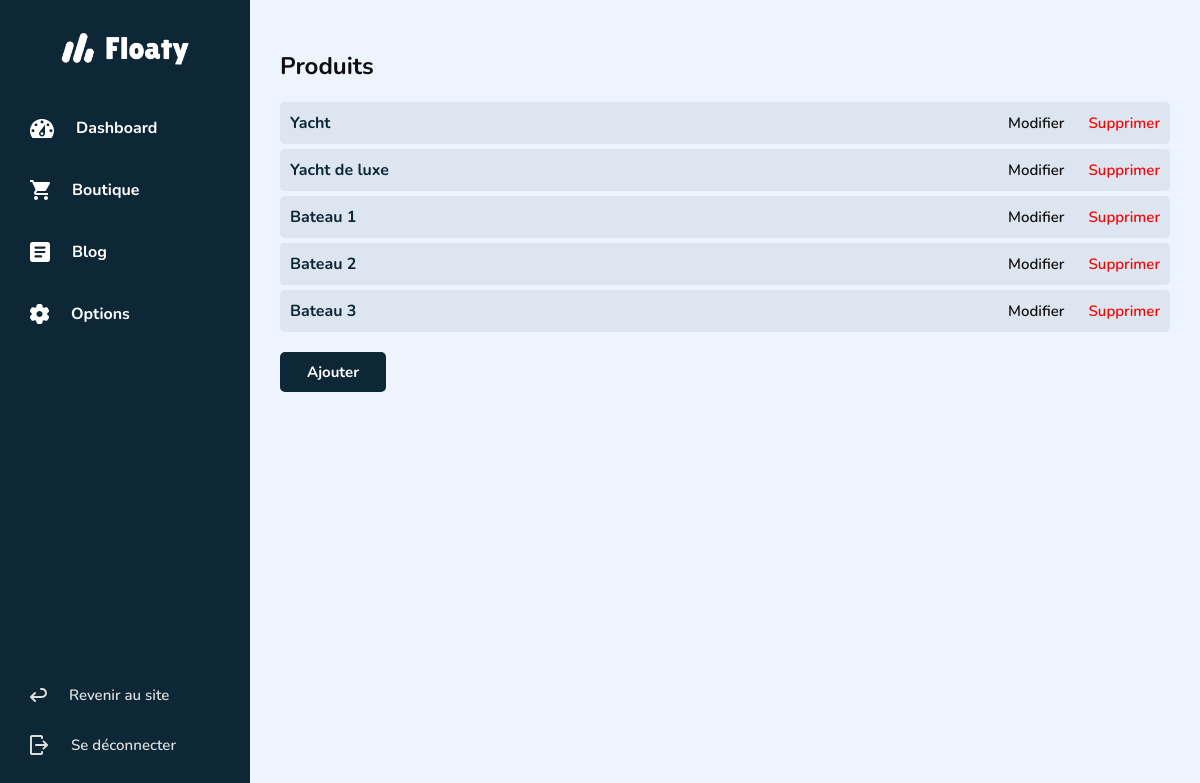
/admin/shop (signed in), run on the app's committed database.
### tables this page shows
CREATE TABLE `products` (
  `id` int(11) NOT NULL,
  `title` varchar(255) NOT NULL,
  `content` longtext NOT NULL,
  `slug` varchar(255) NOT NULL,
  `image` varchar(255) NOT NULL,
  `date` datetime NOT NULL,
  `price` varchar(11) NOT NULL
);

### Controllers/Admin/AdminShopController.class.php (called while the page is built, shortened)
<?php
class AdminShopController extends AdminController {
    private $adminShopModel;
    public function __construct() {
        $this->adminShopModel = new AdminShopModel();
    }
    public function getAdminShop() {
        $datas = $this->adminShopModel->getAdminShopDatas();
        require_once('Views/admin/base.html.php');
    }
}

### index.php (called while the page is built, shortened)
<?php
require_once('Autoloader.class.php');
require_once('router.php');

### Autoloader.class.php (called while the page is built, shortened)
<?php
class Autoloader {
  static function autoload( $class_name ) {
    $class_name = str_replace('\\', '/', $class_name);
  }
}
?>

### Models/DatabaseModel.class.php (called while the page is built, shortened)
<?php
class DatabaseModel extends ConfigDatabase {
    private $db_name;
    private $db_user;
    private $db_pass;
    private $db_host;
    private $pdo;
    public function __construct() {
        $ConfigDB = new ConfigDatabase();
        $this->db_name = $ConfigDB->db_name_conf;
        $this->db_user = $ConfigDB->db_user_conf;
        $this->db_pass = $ConfigDB->db_pass_conf;
        $this->db_host = $ConfigDB->db_host_conf;
    }
    public function getPDO() {
        if ( $this->pdo === null ) {
            $dsn = "mysql:host=$this->db_host;dbname=$this->db_name;charset=UTF8";
            $pdo = new \PDO($dsn, $this->db_user, $this->db_pass);
            $pdo->setAttribute(\PDO::ATTR_ERRMODE, \PDO::ERRMODE_EXCEPTION);
            $this->pdo = $pdo;
        }
        return $this->pdo;
    }
}

### config/ConfigDatabase.class.php (called while the page is built, shortened)
<?php
class ConfigDatabase {
    public function __construct() {
        if ( $_SERVER['SERVER_NAME'] === 'floaty.local' ) {
            $this->db_name_conf = 'floaty';
            $this->db_user_conf = 'root';
            $this->db_pass_conf = 'root';
            $this->db_host_conf = 'localhost';
        } else {
            $this->db_name_conf = 'serv_name';
            $this->db_user_conf = 'serv_user';
            $this->db_pass_conf = 'serv_pass';
            $this->db_host_conf = 'serv_host';
        }
    }
}

### Models/Admin/AdminShopModel.class.php (called while the page is built, shortened)
<?php
class AdminShopModel extends AdminModel {
    public function getAdminShopDatas() {
        $res = $this->getPDO()->query( 'SELECT * FROM products' );
        $products = $res->fetchAll();
        $datas = [
            "title"    => "Produits",
            "view"     => "Views/admin/shop/shop.php",
            "products"    => $products,
        ];
        return $datas;
    }
}

### Views/admin/shop/shop.php (the view)
<div id="shop">
    <h2><?= $datas['title'] ?></h2>
    <div class="item-list">
        <?php foreach ( $datas["products"] as $data ) :?>
            <div class="item">
                <a href="<?= SITE_URL ?>/admin/edit_product&slug=<?= $data['slug']; ?>" class="item__link"></a>
                <a href="<?= SITE_URL ?>/admin/edit_product&slug=<?= $data['slug']; ?>" class="item__title"><?= $data['title']; ?></a>
                <div class="item__actions">
                    <a class="edit" href="<?= SITE_URL ?>/admin/edit_product&slug=<?= $data['slug']; ?>">Modifier</a>
                    <a class="delete" href="shop&action=delete_product&slug=<?= $data['slug']; ?>">Supprimer</a>
                </div>
            </div>
        <?php endforeach; ?>
    </div>
    <a class="btn btn_secondary" href="<?= SITE_URL ?>/admin/add_product">Ajouter</a>
</div>

### public/styles/admin.css (style rules this page uses)
*, *::before, *::after { box-sizing: border-box; }
html { font-family: sans-serif; -webkit-text-size-adjust: 100%; -ms-text-size-adjust: 100%; }
body { margin: 0; }
a { background-color: transparent; }
html { --black: #0F0F0F; --white: #FFFFFF; --global-color: #0d2736; --light-grey: #dddddd; --light-grey-blue: #eef4fd; --font: "Nunito", sans-serif; --regular: 400; --semi-bold: 600; --bold: 700; --shadow: 0px 0px 30px 0px rgb(0 0 0 / 20%); --shadow-light: 0px 0px 30px 0px rgb(0 0 0 / 10%); --mask: linear-gradient(to top, var(--global-color),rgba(0,0,0,0.1)); --mask-cover: #0d27364e; --radius_big: 20px; --radius: 10px; --radius_small: 5px; --header-height: 94px; --nav-width: 250px; }
html { font-family: var(--font); background-color: var(--white); color: var(--black); scroll-behavior: smooth; box-sizing: border-box; color-scheme: dark; }
body { display: flex; flex-flow: column; min-height: 100vh; background-color: var(--global-color); }
a { color: var(--black); text-decoration: none; }
.btn { text-decoration: none; border-radius: var(--radius_small); font-weight: var(--bold); padding: 10px 27px; font-size: 15px; transition: 0.2s; cursor: pointer; display: inline-block; }
.btn_secondary { background-color: var(--global-color); color: var(--white); }
.admin-container .content #blog, .admin-container .content #shop { padding: 30px; }
.admin-container .content #blog .item-list, .admin-container .content #shop .item-list { display: flex; flex-flow: column; gap: 5px; }
.admin-container .content #blog .item-list .item, .admin-container .content #shop .item-list .item { display: flex; justify-content: space-between; background-color: #dde5f1; border-radius: var(--radius_small); padding: 10px; position: relative; z-index: 1; }
.admin-container .content #blog .item-list .item__link, .admin-container .content #shop .item-list .item__link { position: absolute; inset: 0; z-index: -1; }
.admin-container .content #blog .item-list .item__title, .admin-container .content #shop .item-list .item__title { font-weight: var(--bold); color: var(--global-color); }
.admin-container .content #blog .item-list .item__actions, .admin-container .content #shop .item-list .item__actions { font-weight: var(--semi-bold); }
.admin-container .content #blog .item-list .item__actions .edit, .admin-container .content #shop .item-list .item__actions .edit { font-size: 15px; }
.admin-container .content #blog .item-list .item__actions .delete, .admin-container .content #shop .item-list .item__actions .delete { color: red; margin-left: 20px; font-size: 15px; }
.admin-container .content #blog .btn, .admin-container .content #shop .btn { margin-top: 20px; }

### data on the page
products: title "Yacht"
products: title "Yacht de luxe"
products: title "Bateau 1"
products: title "Bateau 2"
products: title "Bateau 3"

### other printed values
$datas['title'] "Produits"
